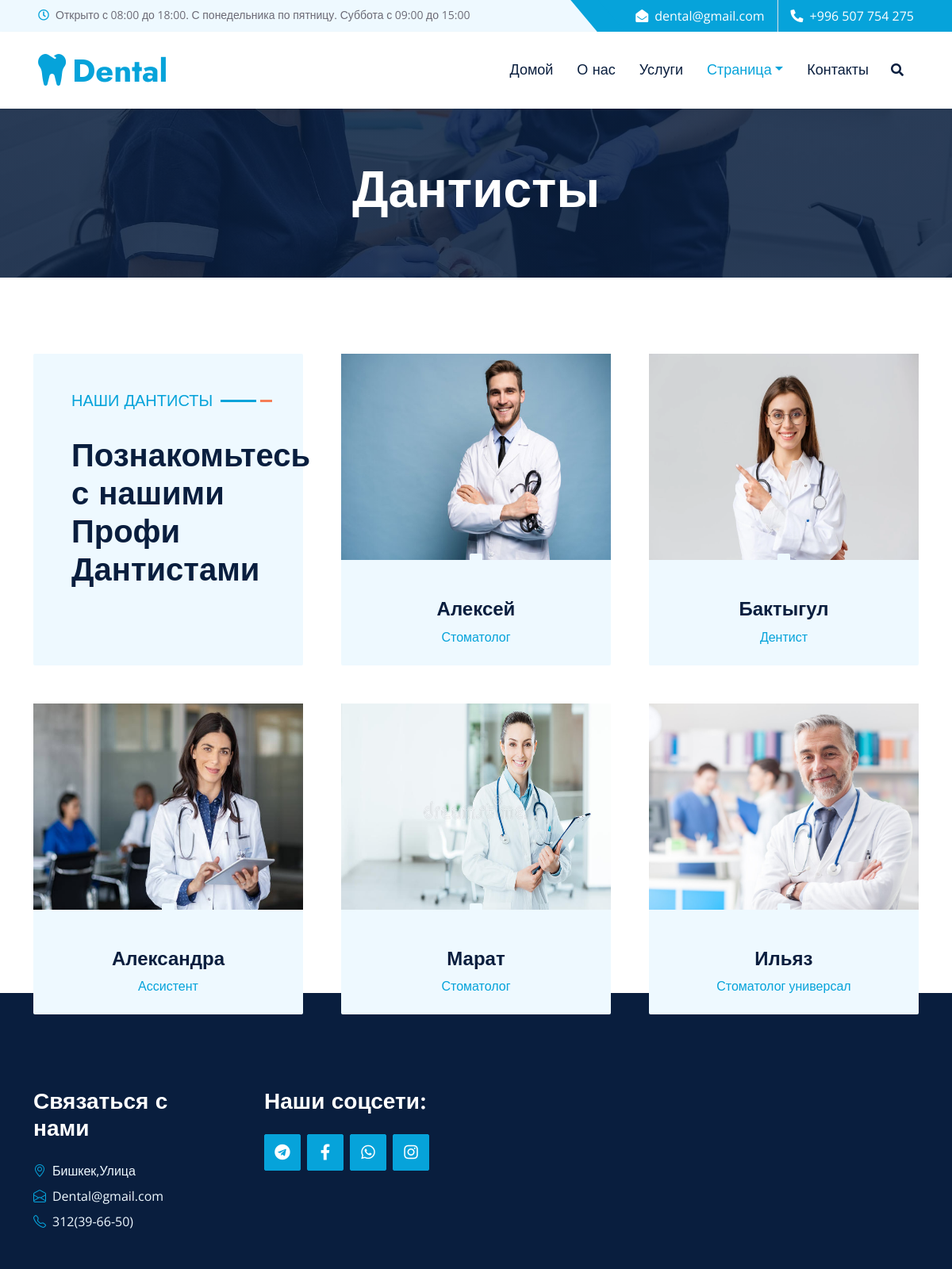
Page /team/ on the committed database.
### first/models.py (models this page shows, shortened)
class Doctor(models.Model):
    name = models.CharField(verbose_name="name", max_length=255)
    profession = models.CharField(verbose_name="profession", max_length=255)
    img = models.ImageField(verbose_name="image", blank=True)
    service = models.ManyToManyField(Service, verbose_name="service", related_name="service", blank=True)

### first/views.py (the view)
# urls.py: path('team/', views.team, name='team'),
def team(request):
    doctor2 = Doctor.objects.all()[0:2]
    doctor3 = Doctor.objects.all()[2:5]
    contex = {
        'doctor2': doctor2,
        'doctor3': doctor3,
    }
    return render(request, 'team.html', contex)

### first/templates/team.html (shortened to what this page needs)
{% extends 'main/base.html' %}
{% load static %}
{% block url %}
<a href="{% url 'home' %}" class="nav-item nav-link">Домой</a>
<a href="{% url 'about' %}" class="nav-item nav-link">О нас</a>
<a href="{% url 'service' %}" class="nav-item nav-link">Услуги</a>
<div class="nav-item dropdown">
    <a href="#" class="nav-link dropdown-toggle active" data-bs-toggle="dropdown">Страница</a>
</div>
<a href="{% url 'contact' %}" class="nav-item nav-link">Контакты</a>
{% endblock %}
{% block content %}
    <div class="container-fluid bg-primary py-5 hero-header mb-5">
        <div class="row py-3">
            <div class="col-12 text-center">
                <h1 class="display-3 text-white animated zoomIn">Дантисты</h1>
            </div>
        </div>
    </div>
  <div class="container-fluid py-5">
        <div class="container">
            <div class="row g-5">
                <div class="col-lg-4 wow slideInUp" data-wow-delay="0.1s">
                    <div class="section-title bg-light rounded h-100 p-5">
                        <h5 class="position-relative d-inline-block text-primary text-uppercase">Наши Дантисты</h5>
                        <br>
                        <br>
                        <h1 class="display-6 mb-4">Познакомьтесь с нашими Профи Дантистами</h1>
                    </div>
                </div>
                {% for i in doctor2 %}
                <div class="col-lg-4 wow slideInUp" data-wow-delay="0.3s">
                    <div class="team-item">
                        <div class="position-relative rounded-top" style="z-index: 1;">
                            <img class="img-fluid" style="width: 100%; height: 260px;" src="{{ i.img.url }}" alt="">
                            <div class="position-absolute top-100 start-50 translate-middle bg-light rounded p-2 d-flex">
                            </div>
                        </div>
                        <div class="team-text position-relative bg-light text-center rounded-bottom p-4 pt-5">
                            <h4 class="mb-2">{{ i.name }}</h4>
                            <p class="text-primary mb-0">{{ i.profession }}</p>
                        </div>
                    </div>
                </div>
                {% endfor %}
                {% for i in doctor3 %}
                <div class="col-lg-4 wow slideInUp" data-wow-delay="0.1s">
                    <div class="team-item">
                        <div class="position-relative rounded-top" style="z-index: 1;">
                            <img class="img-fluid" style="width: 100%; height: 260px;" src="{{ i.img.url }}" alt="">
                            <div class="position-absolute top-100 start-50 translate-middle bg-light rounded p-2 d-flex">
                            </div>
                        </div>
                        <div class="team-text position-relative bg-light text-center rounded-bottom p-4 pt-5">
                            <h4 class="mb-2">{{ i.name }}</h4>
                            <p class="text-primary mb-0">{{ i.profession }}</p>
                        </div>
                    </div>
                </div>
                {% endfor %}
            </div>
        </div>
    </div>
{% endblock %}

### first/static/css/style.css (style rules this page uses)
:root { --primary: #06A3DA; --secondary: #F57E57; --light: #EEF9FF; --dark: #091E3E; }
h1, h2, .font-weight-bold { font-weight: 700 !important; }
h3, h4, .font-weight-semi-bold { font-weight: 600 !important; }
h5, h6, .font-weight-medium { font-weight: 500 !important; }
.navbar-light .navbar-nav .nav-link { font-family: 'Jost', sans-serif; padding: 35px 15px; font-size: 18px; color: var(--dark); outline: none; transition: .5s; }
.navbar-light .navbar-nav .nav-link:hover, .navbar-light .navbar-nav .nav-link.active { color: var(--primary); }
.section-title h5::before { position: absolute; content: ""; width: 45px; height: 3px; right: -55px; bottom: 11px; background: var(--primary); }
.section-title h5::after { position: absolute; content: ""; width: 15px; height: 3px; right: -75px; bottom: 11px; background: var(--secondary); }
.hero-header { background: linear-gradient(rgba(9, 30, 62, .85), rgba(9, 30, 62, .85)), url(../img/carousel-1.jpg) center center no-repeat; background-size: cover; }
.service-item img, .service-item .bg-light, .service-item .bg-light h5, .team-item .team-text { transition: .5s; }
.team-item .team-text::after, .service-item .bg-light::after { position: absolute; content: ""; top: 50%; bottom: 0; left: 15px; right: 15px; border-radius:100px / 15px; box-shadow: 0 0 15px rgba(0, 0, 0, .7); opacity: 0; transition: .5s; z-index: -1; }

### rows in the picture
Doctor: img (picture), name "Алексей", profession "Стоматолог"
Doctor: img (picture), name "Бактыгул", profession "Дентист"
Doctor: img (picture), name "Александра", profession "Ассистент"
Doctor: img (picture), name "Марат", profession "Стоматолог"
Doctor: img (picture), name "Ильяз", profession "Стоматолог универсал"
